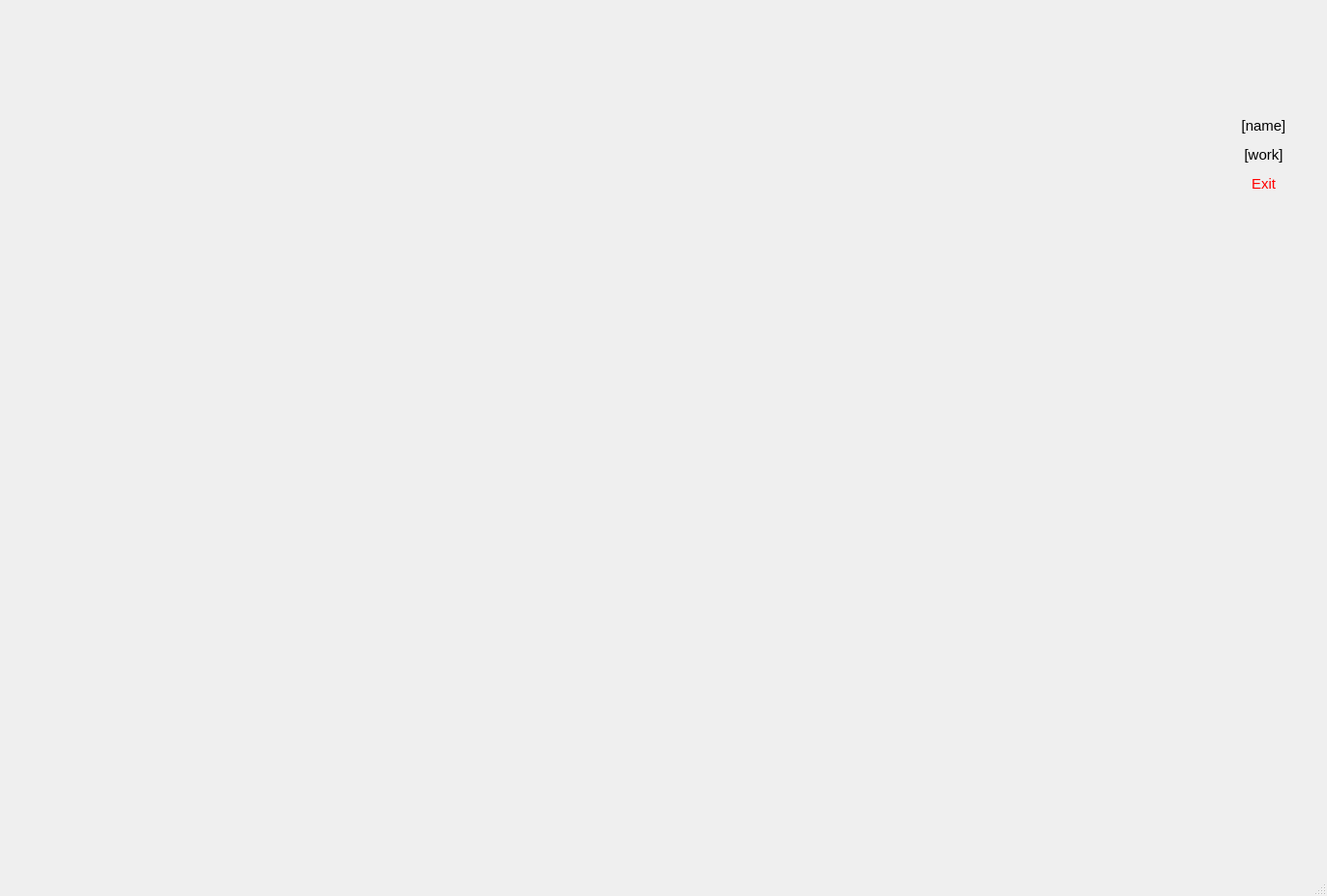
<?xml version="1.0" encoding="UTF-8"?>
<ui version="4.0">
 <class>MainWindow</class>
 <widget class="QMainWindow" name="MainWindow">
  <property name="geometry">
   <rect>
    <x>0</x>
    <y>0</y>
    <width>1371</width>
    <height>926</height>
   </rect>
  </property>
  <property name="windowTitle">
   <string>MainWindow</string>
  </property>
  <widget class="QWidget" name="centralwidget">
   <widget class="QLabel" name="ico">
    <property name="geometry">
     <rect>
      <x>1250</x>
      <y>0</y>
      <width>111</width>
      <height>111</height>
     </rect>
    </property>
    <property name="maximumSize">
     <size>
      <width>122</width>
      <height>125</height>
     </size>
    </property>
    <property name="text">
     <string/>
    </property>
    <property name="textFormat">
     <enum>Qt::RichText</enum>
    </property>
    <property name="pixmap">
     <pixmap>../../Shared/ICO/Default_Profile_Picture.png</pixmap>
    </property>
    <property name="scaledContents">
     <bool>true</bool>
    </property>
    <property name="wordWrap">
     <bool>false</bool>
    </property>
   </widget>
   <widget class="QLabel" name="name">
    <property name="geometry">
     <rect>
      <x>1240</x>
      <y>120</y>
      <width>131</width>
      <height>20</height>
     </rect>
    </property>
    <property name="font">
     <font>
      <pointsize>11</pointsize>
     </font>
    </property>
    <property name="text">
     <string>[name]</string>
    </property>
    <property name="scaledContents">
     <bool>false</bool>
    </property>
    <property name="alignment">
     <set>Qt::AlignCenter</set>
    </property>
   </widget>
   <widget class="QLabel" name="exit">
    <property name="geometry">
     <rect>
      <x>1240</x>
      <y>180</y>
      <width>131</width>
      <height>20</height>
     </rect>
    </property>
    <property name="font">
     <font>
      <pointsize>11</pointsize>
     </font>
    </property>
    <property name="styleSheet">
     <string notr="true">color: rgb(255, 0, 0);</string>
    </property>
    <property name="text">
     <string>Exit</string>
    </property>
    <property name="scaledContents">
     <bool>false</bool>
    </property>
    <property name="alignment">
     <set>Qt::AlignCenter</set>
    </property>
   </widget>
   <widget class="QLabel" name="work">
    <property name="geometry">
     <rect>
      <x>1240</x>
      <y>150</y>
      <width>131</width>
      <height>20</height>
     </rect>
    </property>
    <property name="font">
     <font>
      <pointsize>11</pointsize>
     </font>
    </property>
    <property name="text">
     <string>[work]</string>
    </property>
    <property name="scaledContents">
     <bool>false</bool>
    </property>
    <property name="alignment">
     <set>Qt::AlignCenter</set>
    </property>
   </widget>
  </widget>
  <widget class="QStatusBar" name="statusbar"/>
 </widget>
 <resources/>
 <connections/>
</ui>
